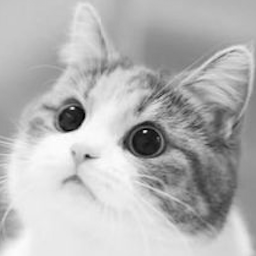
#> input picture hw4/hw4_sample_images/sample1.png, 256 x 256 px
$ python problem1.py
#> lines starting #> are read from the running program, lines starting #| are printed output that depends on the picture
from PIL import Image
import numpy as np
import matplotlib.pyplot as plt

path = "hw4_sample_images/"

def part_a():
    img = np.array(Image.open(path+"sample1.png").convert("L"))
#> img is the input picture: shape (256, 256); min 0, max 254, mean 181.1
    final = np.zeros(shape=img.shape, dtype=np.uint8)

    N = 2
    dither = np.array([[1,2],[3,0]])
    threshold = 255 * ((dither+0.5) / (N**2))

    for i in range(0,img.shape[0],N):
        for j in range(0,img.shape[1],N):

            window = np.array(img[i:i+N, j:j+N])

            final[i:i+N, j:j+N] = window > threshold
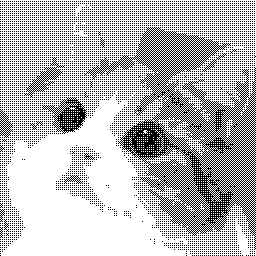
#> final: shape (256, 256); values 0 (black) and 1 (white), 72.2% white; black in thin lines or dots

    final = np.where(final==1, 255, 0)
#> final: shape (256, 256) int64; 72.2% white; black in thin lines or dots
    result = Image.fromarray(final.astype(np.uint8))
#> result: PIL image 256x256 L; 72.2% white; black in thin lines or dots
    result.save("result1.png")

def part_b():
    img = np.array(Image.open(path+"sample1.png").convert("L"))
    final = np.zeros(shape=img.shape, dtype=np.uint8)

    N = 256
    dither_2 = np.array([[1,2],[3,0]])

    # Creating 256x256 dither matrix
    matrix = dither_2
    for i in range(int(np.log2(N))-1):
        A = 4 * matrix + 1
        B = 4 * matrix + 2
        C = 4 * matrix + 3
        D = 4 * matrix + 4
        matrix = np.block([[A,B],[C,D]])

    dither_256 = matrix
    threshold = 255 * ((dither_256+0.5) / (N**2))

    for i in range(0,img.shape[0],N):
        for j in range(0, img.shape[1],N):

            window = np.array(img[i:i+N, j:j+N])

            final[i:i+N, j:j+N] = window > threshold
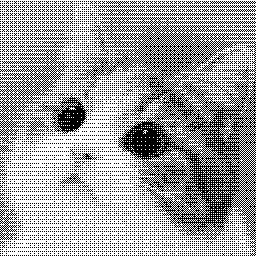
#> final: shape (256, 256); values 0 (black) and 1 (white), 62.7% white; black in thin lines or dots

    final = np.where(final==1, 255, 0)
#> final: shape (256, 256) int64; 62.7% white; black in thin lines or dots
    result = Image.fromarray(final.astype(np.uint8))
#> result: PIL image 256x256 L; 62.7% white; black in thin lines or dots
    result.save("result2.png")

def part_c():
    img = np.array(Image.open(path+"sample1.png").convert("L"))
    floyd = np.zeros(shape=img.shape, dtype=np.uint8)
    jarvis = np.zeros(shape=img.shape, dtype=np.uint8)

    # Floyd Steinberg
    floyd = img
    for i in range(img.shape[0]):
        for j in range(img.shape[1]):

            old_value = floyd[i,j]
            new_value = None
            if old_value >= 128:
                new_value = 255
            else:
                new_value = 0
            floyd[i,j] = new_value

            error = old_value - new_value

            if j < img.shape[1]-1:
                new_value = floyd[i,j+1] + error * 7/16
                if new_value > 255:
                    new_value = 255
                elif new_value < 0:
                    new_value = 0
                floyd[i,j+1] = new_value

            if j < img.shape[1]-1 and i < img.shape[0]-1:
                new_value = floyd[i+1,j+1] + error * 1/16
                if new_value > 255:
                    new_value = 255
                elif new_value < 0:
                    new_value = 0
                floyd[i+1,j+1] = new_value

            if i < img.shape[0]-1:
                new_value = floyd[i+1,j] + error * 5/16
                if new_value > 255:
                    new_value = 255
                elif new_value < 0:
                    new_value = 0
                floyd[i+1,j] = new_value

            if j > 0 and i < img.shape[0]-1:
                new_value = floyd[i+1,j-1] + error * 3/16
                if new_value > 255:
                    new_value = 255
                elif new_value < 0:
                    new_value = 0
                floyd[i+1,j-1] = new_value
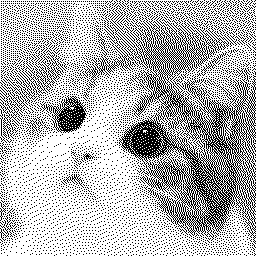
#> floyd: shape (256, 256); 70.3% white; black in thin lines or dots

    result = Image.fromarray(floyd.astype(np.uint8))
    result.save("result3.png")

    # Jarvis et al
    jarvis = img
    for i in range(img.shape[0]):
        for j in range(img.shape[1]):

            old_value = jarvis[i,j]
            new_value = None
            if old_value >= 128:
                new_value = 255
            else:
                new_value = 0
            jarvis[i,j] = new_value

            error = old_value - new_value

            if j < img.shape[1]-1:
                new_value = jarvis[i,j+1] + error * 7/48
                if new_value > 255:
                    new_value = 255
                elif new_value < 0:
                    new_value = 0
                jarvis[i,j+1] = new_value

            if j < img.shape[1]-2:
                new_value = jarvis[i,j+2] + error * 5/48
                if new_value > 255:
                    new_value = 255
                elif new_value < 0:
                    new_value = 0
                jarvis[i,j+1] = new_value

            if j < img.shape[1]-1 and i < img.shape[0]-1:
                new_value = jarvis[i+1,j+1] + error * 5/48
                if new_value > 255:
                    new_value = 255
                elif new_value < 0:
                    new_value = 0
                jarvis[i+1,j+1] = new_value

            if j < img.shape[1]-2 and i < img.shape[0]-1:
                new_value = jarvis[i+1,j+2] + error * 3/48
                if new_value > 255:
                    new_value = 255
                elif new_value < 0:
                    new_value = 0
                jarvis[i+1,j+2] = new_value

            if j < img.shape[1]-1 and i < img.shape[0]-2:
                new_value = jarvis[i+2,j+1] + error * 3/48
                if new_value > 255:
                    new_value = 255
                elif new_value < 0:
                    new_value = 0
                jarvis[i+2,j+1] = new_value

            if j < img.shape[1]-2 and i < img.shape[0]-2:
                new_value = jarvis[i+2,j+2] + error * 1/48
                if new_value > 255:
                    new_value = 255
                elif new_value < 0:
                    new_value = 0
                jarvis[i+2,j+2] = new_value

            if i < img.shape[0]-1:
                new_value = jarvis[i+1,j] + error * 7/48
                if new_value > 255:
                    new_value = 255
                elif new_value < 0:
                    new_value = 0
                jarvis[i+1,j] = new_value

            if i < img.shape[0]-2:
                new_value = jarvis[i+2,j] + error * 5/48
                if new_value > 255:
                    new_value = 255
                elif new_value < 0:
                    new_value = 0
                jarvis[i+2,j] = new_value

            if j > 0 and i < img.shape[0]-1:
                new_value = jarvis[i+1,j-1] + error * 5/48
                if new_value > 255:
                    new_value = 255
                elif new_value < 0:
                    new_value = 0
                jarvis[i+1,j-1] = new_value

            if j > 0 and i < img.shape[0]-2:
                new_value = jarvis[i+2,j-1] + error * 3/48
                if new_value > 255:
                    new_value = 255
                elif new_value < 0:
                    new_value = 0
                jarvis[i+2,j-1] = new_value

            if j > 1 and i < img.shape[0]-1:
                new_value = jarvis[i+1,j-2] + error * 3/48
                if new_value > 255:
                    new_value = 255
                elif new_value < 0:
                    new_value = 0
                jarvis[i+1,j-2] = new_value

            if j > 1 and i < img.shape[0]-2:
                new_value = jarvis[i+2,j-2] + error * 1/48
                if new_value > 255:
                    new_value = 255
                elif new_value < 0:
                    new_value = 0
                jarvis[i+2,j-2] = new_value
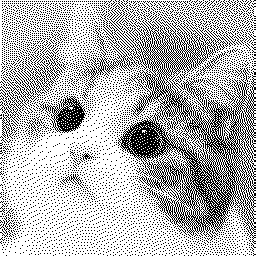
#> jarvis: shape (256, 256); 70.3% white; black in thin lines or dots

    result = Image.fromarray(jarvis.astype(np.uint8))
    result.save("result4.png")

    # Stucki
    stucki = img
    for i in range(img.shape[0]):
        for j in range(img.shape[1]):

            old_value = stucki[i,j]
            new_value = None
            if old_value >= 128:
                new_value = 255
            else:
                new_value = 0
            stucki[i,j] = new_value

            error = old_value - new_value

            if j < img.shape[1]-1:
                new_value = stucki[i,j+1] + error * 8/42
                if new_value > 255:
                    new_value = 255
                elif new_value < 0:
                    new_value = 0
                stucki[i,j+1] = new_value

            if j < img.shape[1]-2:
                new_value = stucki[i,j+2] + error * 4/42
                if new_value > 255:
                    new_value = 255
                elif new_value < 0:
                    new_value = 0
                stucki[i,j+1] = new_value

            if j < img.shape[1]-1 and i < img.shape[0]-1:
                new_value = stucki[i+1,j+1] + error * 4/42
                if new_value > 255:
                    new_value = 255
                elif new_value < 0:
                    new_value = 0
                stucki[i+1,j+1] = new_value

            if j < img.shape[1]-2 and i < img.shape[0]-1:
                new_value = stucki[i+1,j+2] + error * 2/42
                if new_value > 255:
                    new_value = 255
                elif new_value < 0:
                    new_value = 0
                stucki[i+1,j+2] = new_value

            if j < img.shape[1]-1 and i < img.shape[0]-2:
                new_value = stucki[i+2,j+1] + error * 2/42
                if new_value > 255:
                    new_value = 255
                elif new_value < 0:
                    new_value = 0
                stucki[i+2,j+1] = new_value

            if j < img.shape[1]-2 and i < img.shape[0]-2:
                new_value = stucki[i+2,j+2] + error * 1/42
                if new_value > 255:
                    new_value = 255
                elif new_value < 0:
                    new_value = 0
                stucki[i+2,j+2] = new_value

            if i < img.shape[0]-1:
                new_value = stucki[i+1,j] + error * 8/42
                if new_value > 255:
                    new_value = 255
                elif new_value < 0:
                    new_value = 0
                stucki[i+1,j] = new_value

            if i < img.shape[0]-2:
                new_value = stucki[i+2,j] + error * 4/42
                if new_value > 255:
                    new_value = 255
                elif new_value < 0:
                    new_value = 0
                stucki[i+2,j] = new_value

            if j > 0 and i < img.shape[0]-1:
                new_value = stucki[i+1,j-1] + error * 4/42
                if new_value > 255:
                    new_value = 255
                elif new_value < 0:
                    new_value = 0
                stucki[i+1,j-1] = new_value

            if j > 0 and i < img.shape[0]-2:
                new_value = stucki[i+2,j-1] + error * 2/42
                if new_value > 255:
                    new_value = 255
                elif new_value < 0:
                    new_value = 0
                stucki[i+2,j-1] = new_value

            if j > 1 and i < img.shape[0]-1:
                new_value = stucki[i+1,j-2] + error * 2/42
                if new_value > 255:
                    new_value = 255
                elif new_value < 0:
                    new_value = 0
                stucki[i+1,j-2] = new_value

            if j > 1 and i < img.shape[0]-2:
                new_value = stucki[i+2,j-2] + error * 1/42
                if new_value > 255:
                    new_value = 255
                elif new_value < 0:
                    new_value = 0
                stucki[i+2,j-2] = new_value
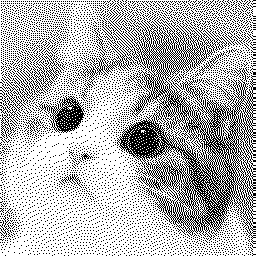
#> stucki: shape (256, 256); 70.2% white; black in thin lines or dots

    # result = Image.fromarray(stucki.astype(np.uint8))
    # result.save("stucki.png")


part_a()
part_b()
part_c()
